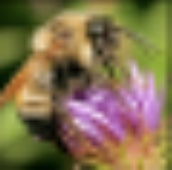
#> input picture A2/CSC420-A2/bee.jpg, 172 x 170 px; its folder holds 6 pictures in this run
$ python q1.py   (Python 2 division)
#> lines starting #> are read from the running program, lines starting #| are printed output that depends on the picture
import numpy as np
import cv2
DATA_PATH = "./CSC420-A2/"
OUTPUT_PATH = "./Output/1/"

def load_color_image(filename):
#> called with filename = 'bee.jpg'
    image = cv2.imread(DATA_PATH + filename)
#> image is the input picture: shape (170, 172, 3); mean B, G, R 78.2, 112.6, 129.6
    return image

def load_grey_scale_image(filename):
    image = cv2.imread(DATA_PATH + filename, 0)
    return image

def save_image(filename, img, path=OUTPUT_PATH):
    cv2.imwrite(path + filename, img)
    print("Image {} saved.".format(filename))

# [35 lines left out: function linear_interpolation, not called in this run]

def bilinear_interpolation(image, upsampling_scale):
#> called with upsampling_scale = 4
    y, x, z = image.shape[0], image.shape[1], image.shape[2]
#> y = 170; x = 172; z = 3
    m = np.zeros(((y-1) * upsampling_scale + 1, (x-1) * upsampling_scale \
    + 1, z))
    for i in range(y):
        for j in range(x):
            m[i * upsampling_scale, j*upsampling_scale] = image[i,j]
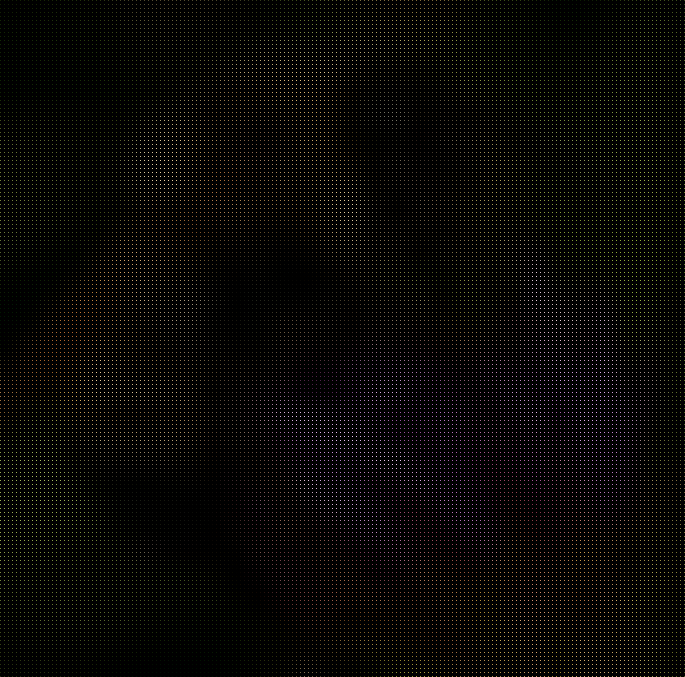
#> m: shape (677, 685, 3) float64; mean B, G, R 4.9, 7.1, 8.2
    filter_size = 2 * upsampling_scale - 1
    f = np.zeros((filter_size,filter_size))
    for i in range(filter_size):
        for j in range(filter_size):
            if i > filter_size / 2:
                y = filter_size - i
            else:
                y = i + 1
            if j > filter_size / 2:
                x = filter_size - j
            else:
                x = j + 1
            f[i,j] = (y * x * 1.0)/(upsampling_scale * upsampling_scale)
    print f
#| [[0.0625 0.125  0.1875 0.25   0.1875 0.125  0.0625]
#|  [0.125  0.25   0.375  0.5    0.375  0.25   0.125 ]
#|  [0.1875 0.375  0.5625 0.75   0.5625 0.375  0.1875]
#|  [0.25   0.5    0.75   1.     0.75   0.5    0.25  ]
#|  [0.1875 0.375  0.5625 0.75   0.5625 0.375  0.1875]
#|  [0.125  0.25   0.375  0.5    0.375  0.25   0.125 ]
#|  [0.0625 0.125  0.1875 0.25   0.1875 0.125  0.0625]]
    m = MyConvolution(m, f, "same")
    return m

def MyConvolution(img, h, mode):
#> called with h = array of shape (7, 7), mode = 'same'
    img_x = img.shape[1]
#> img_x = 685
    img_y = img.shape[0]
#> img_y = 677
    h_x = h.shape[1]
#> h_x = 7
    h_y = h.shape[0]
#> h_y = 7
    l = h_x//2
#> l = 3
    h = np.flip(np.flip(h, 0),1)
    f = h.flatten('F')

    if mode == "full":
        new_x = img_x + (h_x - 1) * 2
        new_y = img_y + (h_y - 1) * 2

        new_img = np.zeros((new_y, new_x))

        padding_img = np.pad(img, ((h_y - 1, h_y - 1), (h_x - 1, h_x - 1)), "constant")

        for i in range(l, new_y - l):
            for j in range(l, new_x - l):
                t = padding_img[i - l: i + l + 1, j - l : j + l + 1]
                t = t.flatten('F')
                result = np.dot(f.T, t)
                new_img[i,j] = result

    elif mode == "same":
        new_img = np.zeros(img.shape)
        half_y = h_y//2
#> half_y = 3
        half_x = h_x//2
#> half_x = 3
        padding_img = np.pad(img, ((half_y, half_y),(half_x, half_x),(0,0)), "constant")
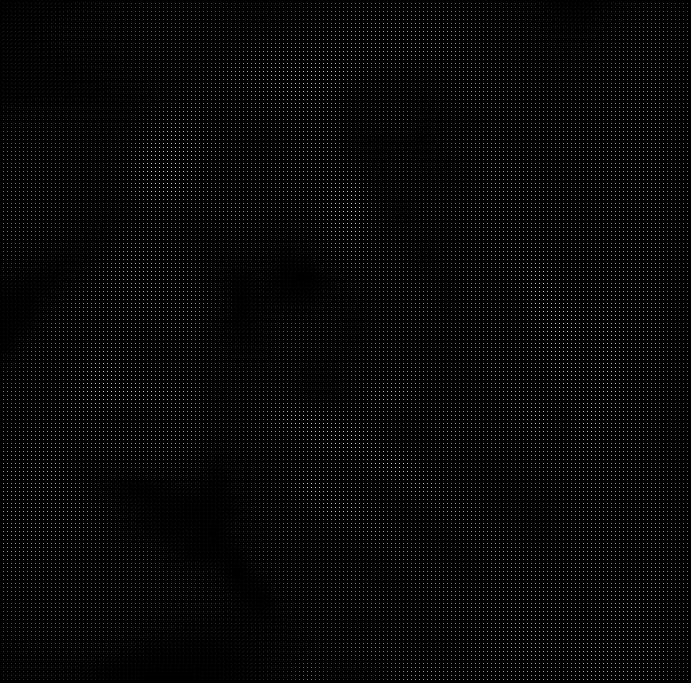
#> padding_img: shape (683, 691, 3) float64; mean B, G, R 4.8, 7, 8

        for i in range(l, img_y - l + 1):
            for j in range(l, img_x - l + 1):
                t = padding_img[i - l: i + l + 1, j - l : j + l + 1]
                t = t.reshape((1,-1,3))
                result = np.dot(f.T, t)
                new_img[i,j] = result
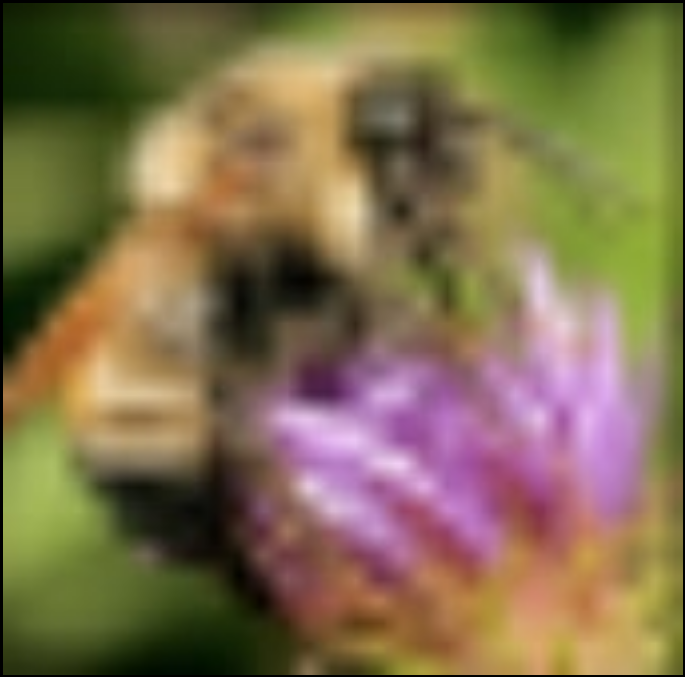
#> new_img: shape (677, 685, 3) float64; mean B, G, R 77.8, 111.3, 128.5

    elif mode == "valid":
        new_x = img_x - h_x + 1
        new_y = img_y - h_y + 1
        new_img = np.zeros((new_y, new_x))

        for i in range(l, new_y - l + 1):
            for j in range(l, new_x - l + 1):
                t = img[i - l: i + l + 1, j - l : j + l + 1]
                t = t.flatten('F')
                result = np.dot(f.T, t)
                new_img[i,j] = result
    return new_img


def upsampling(image, upsampling_time):
    filter_size = upsampling_time + 1

def concatenate(i1, i2):
    assert i1.shape[0] == i2.shape[0]
    output = np.concatenate((i1, i2), axis = 1)
    return output

# Make image B has same rows as image A
# [9 lines left out: function add_zeros, not called in this run]


if __name__ == "__main__":
    # [11 lines of commented-out code are left out]

    image = load_color_image("bee.jpg")
    new_image = bilinear_interpolation(image, 4)
    image = load_color_image("upsampled.jpg")
#> call 2 of load_color_image, with filename = 'upsampled.jpg'
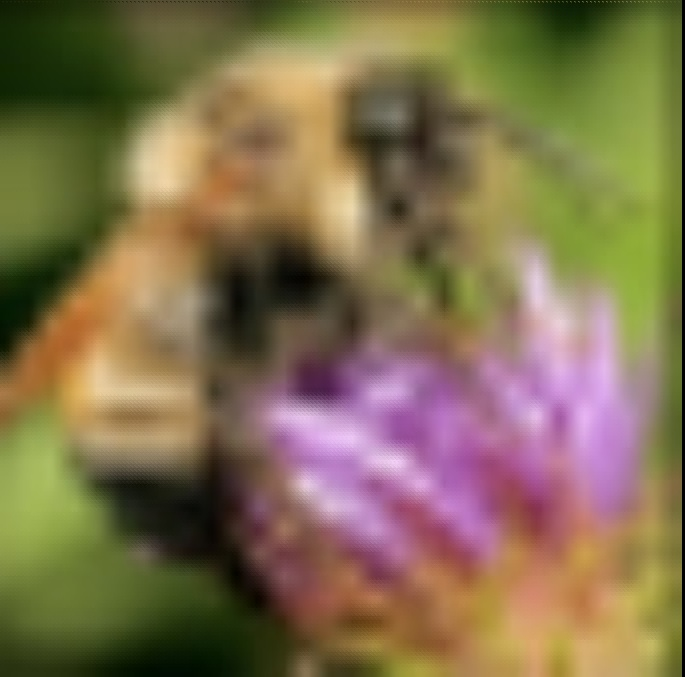
#> input picture A2/CSC420-A2/upsampled.jpg, 685 x 677 px
#> in load_color_image, image is the input picture: shape (677, 685, 3); mean B, G, R 78.3, 112.3, 129.5
    print image.shape
#| (677, 685, 3)
    print new_image.shape
#| (677, 685, 3)
    save_image("new.jpg", new_image)
    dif = new_image - image
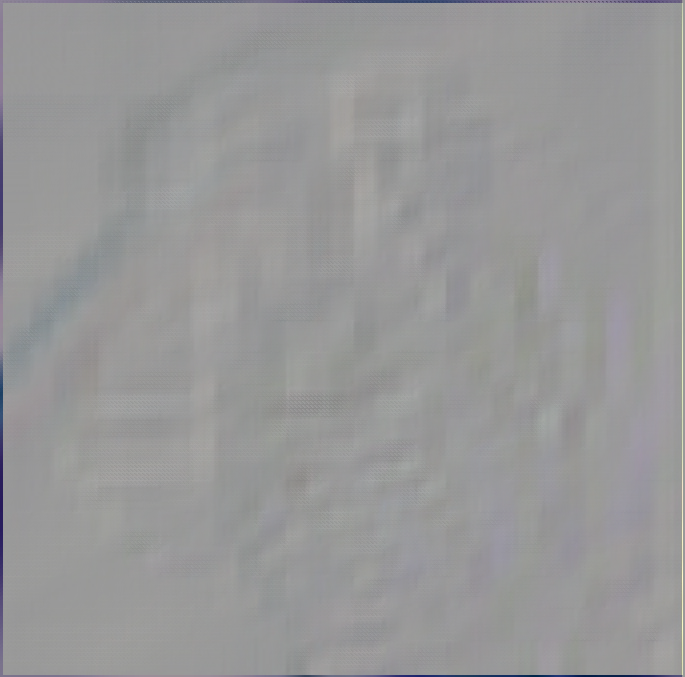
#> dif: shape (677, 685, 3) float64; mean B, G, R -0.5, -1, -1; drawn with min black and max white
    dif = dif * 5
    save_image("dif.jpg", dif)
#> call 2 of save_image, with filename = 'dif.jpg', path = './Output/1/'
#> in save_image (call 2), `cv2.imwrite(path + filename, img)`:
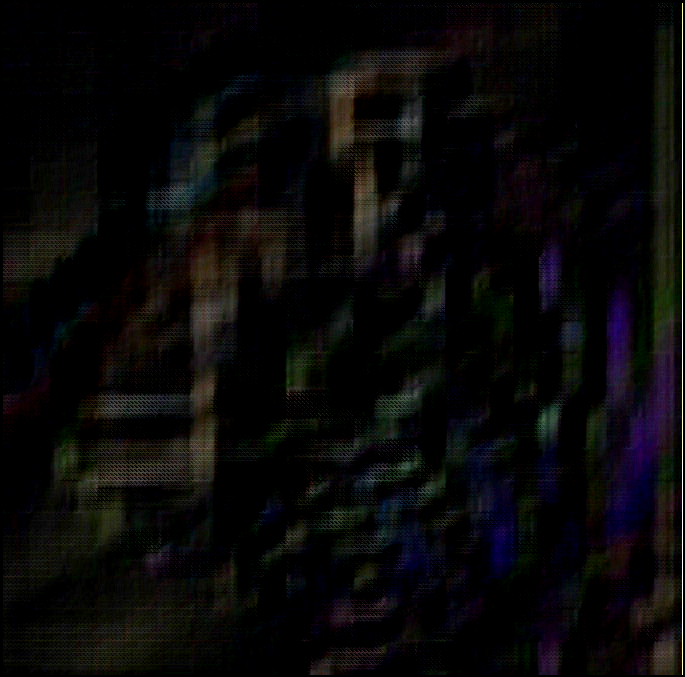
#> saved as dif.jpg: shape (677, 685, 3); mean B, G, R 8.4, 8.2, 8.8
    new_image = concatenate(image, new_image)
#> in concatenate, `output = np.concatenate((i1, i2), axis = 1)`:
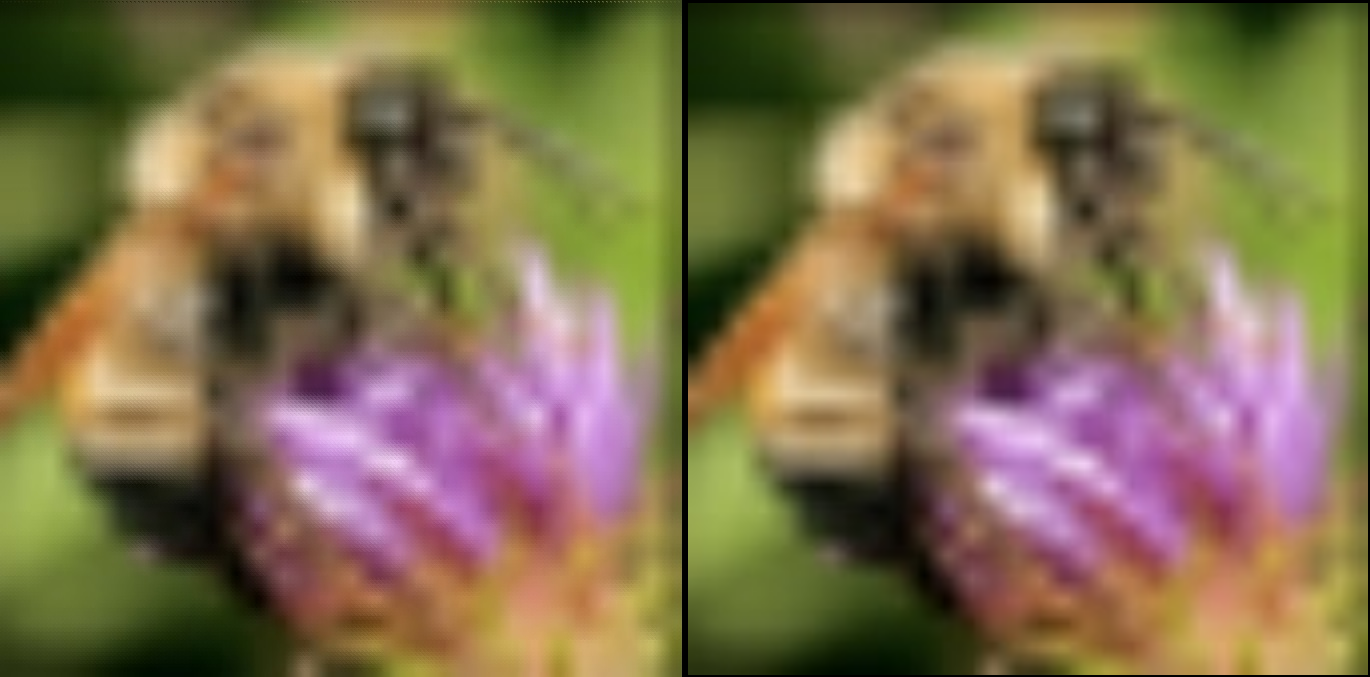
#> output: shape (677, 1370, 3) float64; mean B, G, R 78, 111.8, 129
    save_image("con.jpg", new_image)
